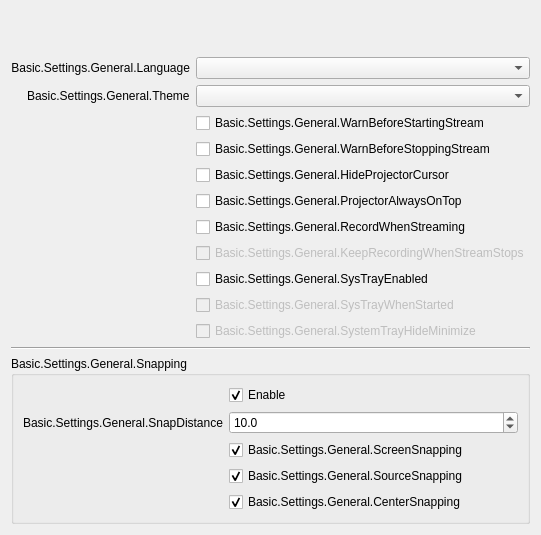
       <widget class="QWidget" name="generalPage">
        <layout class="QFormLayout" name="formLayout_2">
         <property name="fieldGrowthPolicy">
          <enum>QFormLayout::AllNonFixedFieldsGrow</enum>
         </property>
         <property name="labelAlignment">
          <set>Qt::AlignRight|Qt::AlignTrailing|Qt::AlignVCenter</set>
         </property>
         <item row="0" column="0">
          <spacer name="verticalSpacer">
           <property name="orientation">
            <enum>Qt::Vertical</enum>
           </property>
           <property name="sizeHint" stdset="0">
            <size>
             <width>20</width>
             <height>40</height>
            </size>
           </property>
          </spacer>
         </item>
         <item row="1" column="0">
          <widget class="QLabel" name="label">
           <property name="minimumSize">
            <size>
             <width>170</width>
             <height>0</height>
            </size>
           </property>
           <property name="text">
            <string>Basic.Settings.General.Language</string>
           </property>
           <property name="alignment">
            <set>Qt::AlignRight|Qt::AlignTrailing|Qt::AlignVCenter</set>
           </property>
           <property name="buddy">
            <cstring>language</cstring>
           </property>
          </widget>
         </item>
         <item row="1" column="1">
          <widget class="QComboBox" name="language"/>
         </item>
         <item row="2" column="0">
          <widget class="QLabel" name="label_42">
           <property name="text">
            <string>Basic.Settings.General.Theme</string>
           </property>
           <property name="buddy">
            <cstring>theme</cstring>
           </property>
          </widget>
         </item>
         <item row="2" column="1">
          <widget class="QComboBox" name="theme"/>
         </item>
         <item row="3" column="1">
          <widget class="QCheckBox" name="warnBeforeStreamStart">
           <property name="text">
            <string>Basic.Settings.General.WarnBeforeStartingStream</string>
           </property>
          </widget>
         </item>
         <item row="4" column="1">
          <widget class="QCheckBox" name="warnBeforeStreamStop">
           <property name="text">
            <string>Basic.Settings.General.WarnBeforeStoppingStream</string>
           </property>
          </widget>
         </item>
         <item row="7" column="1">
          <widget class="QCheckBox" name="recordWhenStreaming">
           <property name="text">
            <string>Basic.Settings.General.RecordWhenStreaming</string>
           </property>
          </widget>
         </item>
         <item row="9" column="1">
          <widget class="QCheckBox" name="systemTrayEnabled">
           <property name="text">
            <string>Basic.Settings.General.SysTrayEnabled</string>
           </property>
          </widget>
         </item>
         <item row="10" column="1">
          <widget class="QCheckBox" name="systemTrayWhenStarted">
           <property name="enabled">
            <bool>false</bool>
           </property>
           <property name="text">
            <string>Basic.Settings.General.SysTrayWhenStarted</string>
           </property>
          </widget>
         </item>
         <item row="11" column="1">
          <widget class="QCheckBox" name="systemTrayMinimizeToTray">
           <property name="enabled">
            <bool>false</bool>
           </property>
           <property name="text">
            <string>Basic.Settings.General.SystemTrayHideMinimize</string>
           </property>
          </widget>
         </item>
         <item row="12" column="0" colspan="2">
          <widget class="Line" name="line_4">
           <property name="orientation">
            <enum>Qt::Horizontal</enum>
           </property>
          </widget>
         </item>
         <item row="13" column="0" colspan="2">
          <widget class="QGroupBox" name="groupBox_10">
           <property name="enabled">
            <bool>true</bool>
           </property>
           <property name="sizePolicy">
            <sizepolicy hsizetype="Preferred" vsizetype="Maximum">
             <horstretch>0</horstretch>
             <verstretch>0</verstretch>
            </sizepolicy>
           </property>
           <property name="title">
            <string>Basic.Settings.General.Snapping</string>
           </property>
           <property name="flat">
            <bool>false</bool>
           </property>
           <layout class="QFormLayout" name="formLayout_21">
            <property name="labelAlignment">
             <set>Qt::AlignRight|Qt::AlignTrailing|Qt::AlignVCenter</set>
            </property>
            <item row="0" column="1">
             <widget class="QCheckBox" name="snappingEnabled">
              <property name="text">
               <string>Enable</string>
              </property>
              <property name="checked">
               <bool>true</bool>
              </property>
             </widget>
            </item>
            <item row="2" column="1">
             <widget class="QCheckBox" name="screenSnapping">
              <property name="text">
               <string>Basic.Settings.General.ScreenSnapping</string>
              </property>
              <property name="checked">
               <bool>true</bool>
              </property>
             </widget>
            </item>
            <item row="4" column="1">
             <widget class="QCheckBox" name="centerSnapping">
              <property name="text">
               <string>Basic.Settings.General.CenterSnapping</string>
              </property>
              <property name="checked">
               <bool>true</bool>
              </property>
             </widget>
            </item>
            <item row="3" column="1">
             <widget class="QCheckBox" name="sourceSnapping">
              <property name="text">
               <string>Basic.Settings.General.SourceSnapping</string>
              </property>
              <property name="checked">
               <bool>true</bool>
              </property>
             </widget>
            </item>
            <item row="1" column="1">
             <widget class="QDoubleSpinBox" name="snapDistance">
              <property name="decimals">
               <number>1</number>
              </property>
              <property name="singleStep">
               <double>0.500000000000000</double>
              </property>
              <property name="value">
               <double>10.000000000000000</double>
              </property>
             </widget>
            </item>
            <item row="1" column="0">
             <widget class="QLabel" name="label_9">
              <property name="minimumSize">
               <size>
                <width>170</width>
                <height>0</height>
               </size>
              </property>
              <property name="text">
               <string>Basic.Settings.General.SnapDistance</string>
              </property>
              <property name="alignment">
               <set>Qt::AlignRight|Qt::AlignTrailing|Qt::AlignVCenter</set>
              </property>
             </widget>
            </item>
           </layout>
          </widget>
         </item>
         <item row="5" column="1">
          <widget class="QCheckBox" name="hideProjectorCursor">
           <property name="text">
            <string>Basic.Settings.General.HideProjectorCursor</string>
           </property>
          </widget>
         </item>
         <item row="8" column="1">
          <widget class="QCheckBox" name="keepRecordStreamStops">
           <property name="enabled">
            <bool>false</bool>
           </property>
           <property name="text">
            <string>Basic.Settings.General.KeepRecordingWhenStreamStops</string>
           </property>
          </widget>
         </item>
         <item row="6" column="1">
          <widget class="QCheckBox" name="projectorAlwaysOnTop">
           <property name="text">
            <string>Basic.Settings.General.ProjectorAlwaysOnTop</string>
           </property>
          </widget>
         </item>
        </layout>
       </widget>
